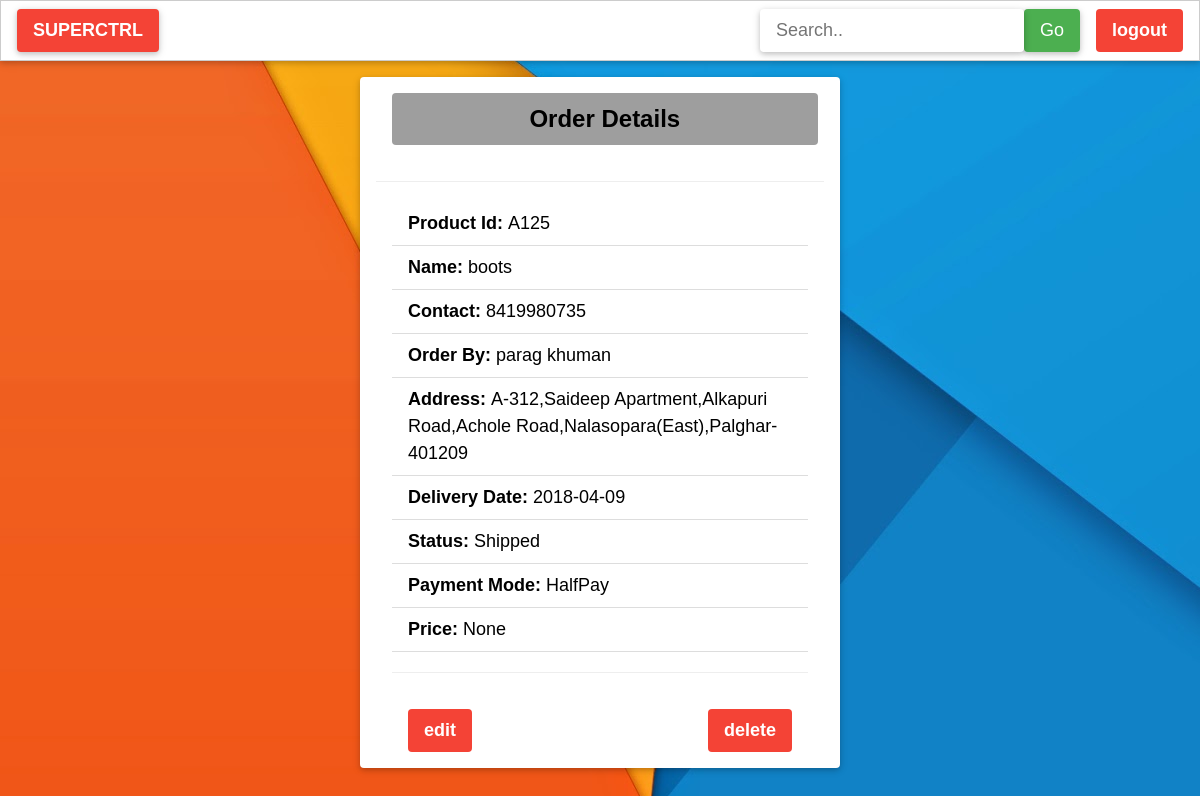
Screenshot of /order/detail/5/ (signed in) with the database file from the repository.
### shop/models.py (models this page shows, shortened)
class Order(models.Model):
    orderid=models.CharField(max_length=10)
    name=models.CharField(max_length=200)
    contact=models.IntegerField()
    orderby=models.CharField(max_length=100)
    address=models.CharField(max_length=1000)
    delivery_date=models.CharField(max_length=15)
    STATUS=(
        ('Received','Received'),
        ('Processing','Processing'),
        ('Completed','Completed'),
        ('Shipped','Shipped'),
        ('Delivered','Delivered')
    )
    status=models.CharField(choices=STATUS,default='Received',max_length=50)
    MODE=(
        ('PostPay','PostPay'),
        ('HalfPay','HalfPay'),
        ('PostPay','PostPay'),
    )
    paymentmode=models.CharField(choices=MODE,default='PostPay',max_length=10)
    price=models.IntegerField(null=True,blank=True)

### shop/views.py (the view)
# urls.py: url(r'^order/detail/(?P<id>\d+)/$',views.orderdetail,name="orderdetail"),
@login_required
def orderdetail(request,id):
    order=Order.objects.get(id=id)
    return render(request,'shop/orderdetail.html',{'order':order})

### shop/templates/shop/orderdetail.html
{% extends 'shop/base.html' %}
{% block order %}
    <div class="w3-container w3-card-2 w3-margin-top w3-white w3-round" style="width:40%;margin:0 auto">
        <button class=" w3-button w3-grey w3-margin w3-xlarge w3-round" style="width:95%"><strong>Order Details</strong></button> <hr>
            <div class="w3-ul  w3-margin">
                    <li class="w3-large"><b>Product Id: </b>{{order.orderid}}</li>
                    <li class="w3-large"><b>Name: </b>{{order.name}}</li>
                    <li class="w3-large"><b>Contact: </b>{{order.contact}}</li>
                    <li class="w3-large"><b>Order By: </b>{{order.orderby}}</li>
                    <li class="w3-large"><b>Address: </b>{{order.address}}</li>
                    <li class="w3-large"><b>Delivery Date: </b>{{order.delivery_date}}</li>
                    <li class="w3-large"><b>Status: </b>{{order.status}}</li>
                    <li class="w3-large"><b>Payment Mode: </b>{{order.paymentmode}}</li>
                    <li class="w3-large"><b>Price: </b>{{order.price}}</li>
                    <hr>
                    <a href="{% url 'orderedit' order.id %}"><button class="w3-button w3-red w3-round w3-left w3-margin w3-left w3-large"><b>edit</b></button></a>
                <a href="{% url 'orderdelete' order.id %}"><button class="w3-button w3-red w3-round w3-right w3-margin w3-right w3-large"><b>delete</b></button></a>
    </div>
{% endblock order %}

### shop/static/shop/w3.css (style rules this page uses)
html { box-sizing:border-box }
*,*:before,*:after { box-sizing:inherit }
html { -ms-text-size-adjust:100%;-webkit-text-size-adjust:100% }
body { margin:0 }
a { background-color:transparent;-webkit-text-decoration-skip:objects }
hr { box-sizing:content-box;height:0;overflow:visible }
button,input,select,textarea { font:inherit;margin:0 }
button,input { overflow:visible }
button,select { text-transform:none }
button,html [type=button],[type=reset],[type=submit] { -webkit-appearance:button }
html,body { font-family:Verdana,sans-serif;font-size:15px;line-height:1.5 }
html { overflow-x:hidden }
hr { border:0;border-top:1px solid #eee;margin:20px 0 }
a { color:inherit }
.w3-btn,.w3-button { border:none;display:inline-block;padding:8px 16px;vertical-align:middle;overflow:hidden;text-decoration:none;color:inherit;background-color:inherit;text-align:center;cursor:pointer;white-space:nowrap }
.w3-btn,.w3-button { -webkit-touch-callout:none;-webkit-user-select:none;-khtml-user-select:none;-moz-user-select:none;-ms-user-select:none;user-select:none }
.w3-ul { list-style-type:none;padding:0;margin:0 }
.w3-ul li { padding:8px 16px;border-bottom:1px solid #ddd }
.w3-container:after,.w3-container:before,.w3-panel:after,.w3-panel:before,.w3-row:after,.w3-row:before,.w3-row-padding:after,.w3-row-padding:before, .w3-cell-row:before,.w3-cell-row:after,.w3-clear:after,.w3-clear:before,.w3-bar:before,.w3-bar:after { content:"";display:table;clear:both }
.w3-round,.w3-round-medium { border-radius:4px }
.w3-container,.w3-panel { padding:0.01em 16px }
.w3-card,.w3-card-2 { box-shadow:0 2px 5px 0 rgba(0,0,0,0.16),0 2px 10px 0 rgba(0,0,0,0.12) }
.w3-large { font-size:18px!important }
.w3-xlarge { font-size:24px!important }
.w3-margin { margin:16px!important }
.w3-margin-top { margin-top:16px!important }
.w3-left { float:left!important }
.w3-right { float:right!important }
.w3-red,.w3-hover-red:hover { color:#fff!important;background-color:#f44336!important }
.w3-white,.w3-hover-white:hover { color:#000!important;background-color:#fff!important }
.w3-grey,.w3-hover-grey:hover,.w3-gray,.w3-hover-gray:hover { color:#000!important;background-color:#9e9e9e!important }

### rows the page displays
Order: orderid "A125", name "boots", contact "8419980735", orderby "parag khuman", address "A-312,Saideep Apartment,Alkapuri Road,Achole Road,Nalasopara(East),Palghar-401209", delivery_date "2018-04-09", status "Shipped", paymentmode "HalfPay", price "None"
